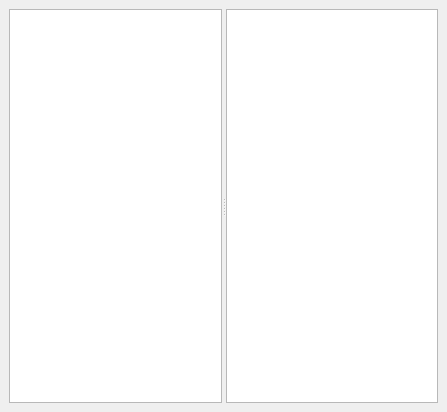
<?xml version="1.0" encoding="UTF-8"?>
<ui version="4.0">
 <class>MainWindow</class>
 <widget class="QMainWindow" name="MainWindow">
  <property name="geometry">
   <rect>
    <x>0</x>
    <y>0</y>
    <width>447</width>
    <height>412</height>
   </rect>
  </property>
  <property name="windowTitle">
   <string>MainWindow</string>
  </property>
  <widget class="QWidget" name="centralwidget">
   <layout class="QHBoxLayout" name="horizontalLayout">
    <item>
     <widget class="QSplitter" name="splitter">
      <property name="orientation">
       <enum>Qt::Horizontal</enum>
      </property>
      <widget class="QListWidget" name="usersListWidget"/>
      <widget class="QListWidget" name="quotesListWidget"/>
     </widget>
    </item>
   </layout>
  </widget>
  <widget class="QMenuBar" name="menubar">
   <property name="geometry">
    <rect>
     <x>0</x>
     <y>0</y>
     <width>447</width>
     <height>27</height>
    </rect>
   </property>
  </widget>
 </widget>
 <resources/>
 <connections/>
</ui>
